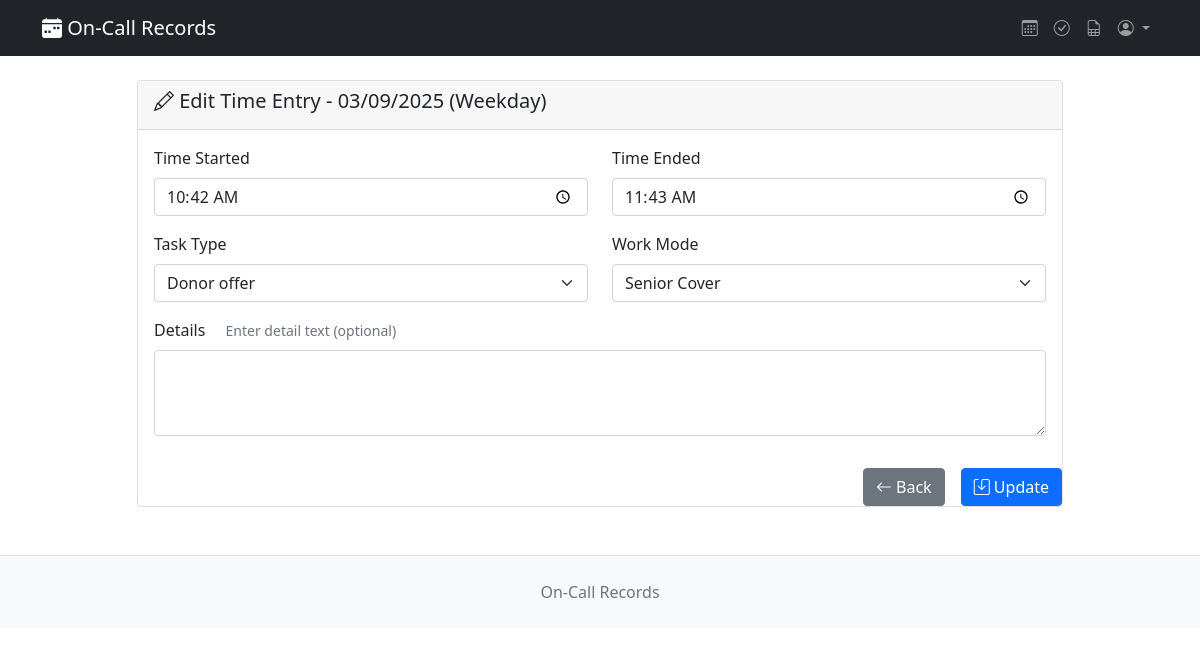
The page /entry/16/edit/ (signed in) on the database as committed earlier.
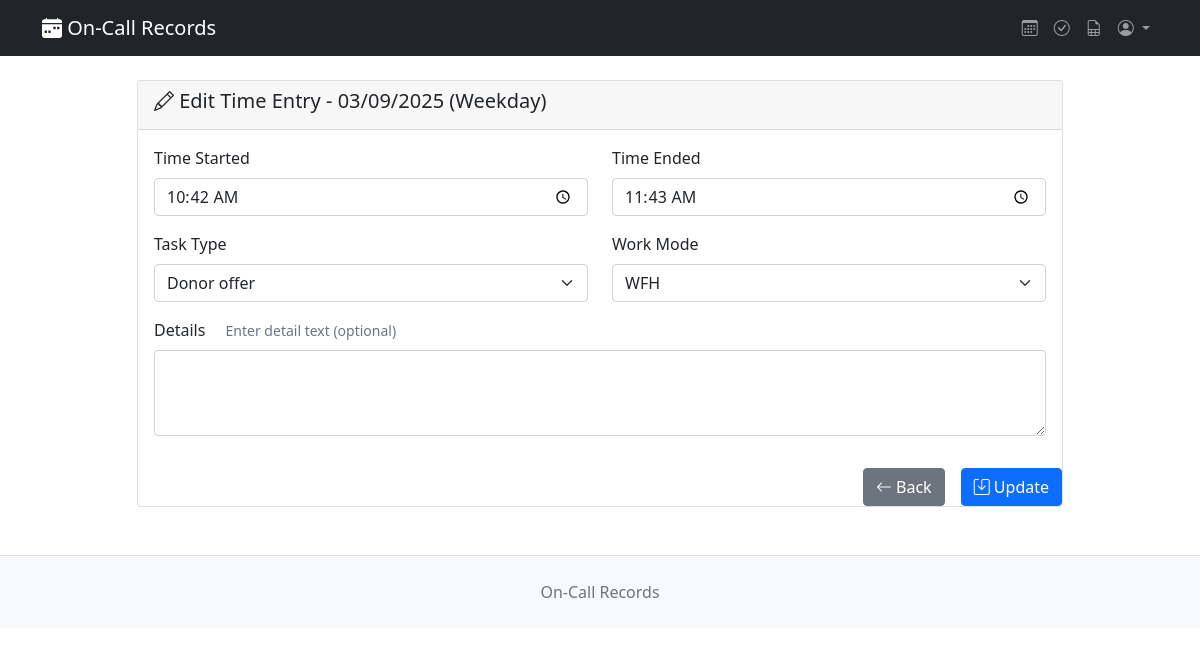
The same page on the database as committed later.
### records/models.py (models this page shows, shortened)
class TimeEntry(models.Model):
    timeblock = models.ForeignKey(
        TimeBlock, on_delete=models.CASCADE, related_name="time_entries"
    )
    time_started = models.TimeField()
    time_ended = models.TimeField()
    task = models.ForeignKey(TaskType, on_delete=models.CASCADE)
    detail = models.ForeignKey(Detail, on_delete=models.SET_NULL, null=True, blank=True)
    work_mode = models.ForeignKey(WorkMode, on_delete=models.CASCADE)
    created = models.DateTimeField(default=timezone.now)
    last_modified = models.DateTimeField(auto_now=True)

### records/views.py (the view)
# urls.py: path('entry/<int:entry_id>/edit/', views.edit_time_entry, name='edit_time_entry'),
@require_oncall_staff
@check_month_not_signed_off
def edit_time_entry(request, entry_id):
    staff = request.staff
    time_entry = get_object_or_404(TimeEntry, id=entry_id, timeblock__staff=staff)
    if request.method == "POST":
        form = TimeEntryForm(request.POST, instance=time_entry)
        if form.is_valid():
            form.save()
            messages.success(request, "Time entry updated successfully!")
            return redirect(get_dashboard_url_with_date(time_entry.timeblock.date))
    else:
        form = TimeEntryForm(instance=time_entry)
        if time_entry.detail:
            form.fields["detail_text"].initial = time_entry.detail.text
    context = {
        "form": form,
        "time_entry": time_entry,
        "time_block": time_entry.timeblock,
    }
    return render(request, "records/edit_timeentry.html", context)

### records/forms.py (shortened to what this page needs)
class TimeEntryForm(forms.ModelForm):
    detail_text = forms.CharField(
        required=False,
        widget=forms.Textarea(attrs={"class": "form-control", "rows": 3}),
        help_text="Enter detail text (optional)",
    )
    class Meta:
        model = TimeEntry
        fields = ["time_started", "time_ended", "task", "work_mode"]
        widgets = {
            "time_started": forms.TimeInput(
                attrs={"type": "time", "class": "form-control"}
            ),
            "time_ended": forms.TimeInput(
                attrs={"type": "time", "class": "form-control"}
            ),
            "task": forms.Select(attrs={"class": "form-select"}),
            "work_mode": forms.Select(attrs={"class": "form-select"}),
        }

### records/models.py (called while the page is built)
    def __str__(self):
        return self.name

    def __str__(self):
        return self.name

    @classmethod
    def is_month_signed_off(cls, staff, year, month):
        return cls.objects.filter(staff=staff, year=year, month=month).exists()

### records/templates/records/edit_timeentry.html (shortened to what this page needs)
{% extends 'records/timeentry_base.html' %}
{% block entry_header %}<i class="bi bi-pencil"></i> Edit Time Entry - {{ time_block.date|date:"d/m/Y" }} ({{ time_block.day_type.name }}){% endblock entry_header %}
{% block back_button %}
<a href="{% url 'dashboard' %}" class="btn btn-secondary me-md-2">
    <i class="bi bi-arrow-left"></i> Back
</a>
{% endblock back_button %}
{% block submit_button %}
<button type="submit" class="btn btn-primary">
    <i class="bi bi-save"></i> Update
</button>
{% endblock submit_button %}

### records/templates/records/timeentry_base.html (shortened to what this page needs)
{% extends 'records/base.html' %}
{% block content %}
    <div class="row justify-content-center">
        <div class="col-md-10">
            <div class="card">
                <div class="card-header">
                    <h5>
                        {% block entry_header %}
                        {% endblock entry_header %}
                    </h5>
                </div>
                <div class="card-body">
                    <form method="post">
                        <div class="row">
                            <div class="col-md-6">
                                <div class="mb-3">
                                    <label for="{{ form.time_started.id_for_label }}" class="form-label">Time Started</label>
                                    {{ form.time_started }}
                                </div>
                            </div>
                            <div class="col-md-6">
                                <div class="mb-3">
                                    <label for="{{ form.time_ended.id_for_label }}" class="form-label">Time Ended</label>
                                    {{ form.time_ended }}
                                </div>
                            </div>
                        </div>
                        <div class="row">
                            <div class="col-md-6">
                                <div class="mb-3">
                                    <label for="{{ form.task.id_for_label }}" class="form-label">Task Type</label>
                                    {{ form.task }}
                                </div>
                            </div>
                            <div class="col-md-6">
                                <div class="mb-3">
                                    <label for="{{ form.work_mode.id_for_label }}" class="form-label">Work Mode</label>
                                    {{ form.work_mode }}
                                </div>
                            </div>
                        </div>
                        <div class="mb-3">
                            <label for="{{ form.detail_text.id_for_label }}" class="form-label">Details</label>
                            <span class="form-text ms-3">{{ form.detail_text.help_text }}</span>
                            {{ form.detail_text }}
                        </div>
                        </div>
                        <div class="d-grid gap-2 d-md-flex justify-content-md-end">
                            {% block back_button %}
                            {% endblock back_button %}
                            {% block submit_button %}
                            {% endblock submit_button %}
                        </div>
                </div>
            </div>
        </div>
    </div>
{% endblock content %}

Rows that differ between the two databases and show on the page:
changed TimeEntry "Donor offer": work_mode "Senior Cover" → "WFH"
